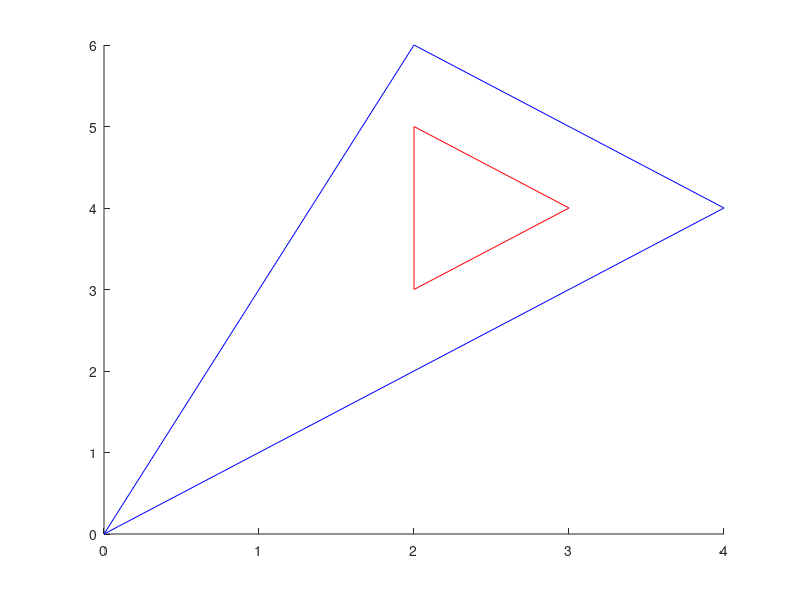

MATLAB code to generate this figure: (Note: this script raises an error after producing the figure.)
%x = [1,2,1];
%y = [1,2,3];
%P1 = [x;y]';
%
%x = [1.5,3,4];
%y = [2.5,4,3];
%P2 = [x;y]';

x = [2,2,3]; 
y = [5,3,4];
P1 = [x;y]';

x = [0,4,2];
y = [0,4,6];
P2 = [x;y]';

line([P1(:,1)' P1(1,1)],[P1(:,2)' P1(1,2)],'Color','r')
line([P2(:,1)' P2(1,1)],[P2(:,2)' P2(1,2)],'Color','b')

flag = triangle_intersection(P1,P2);
if flag == 1
    disp("Intersection")
else
    disp("No Intersection")
end